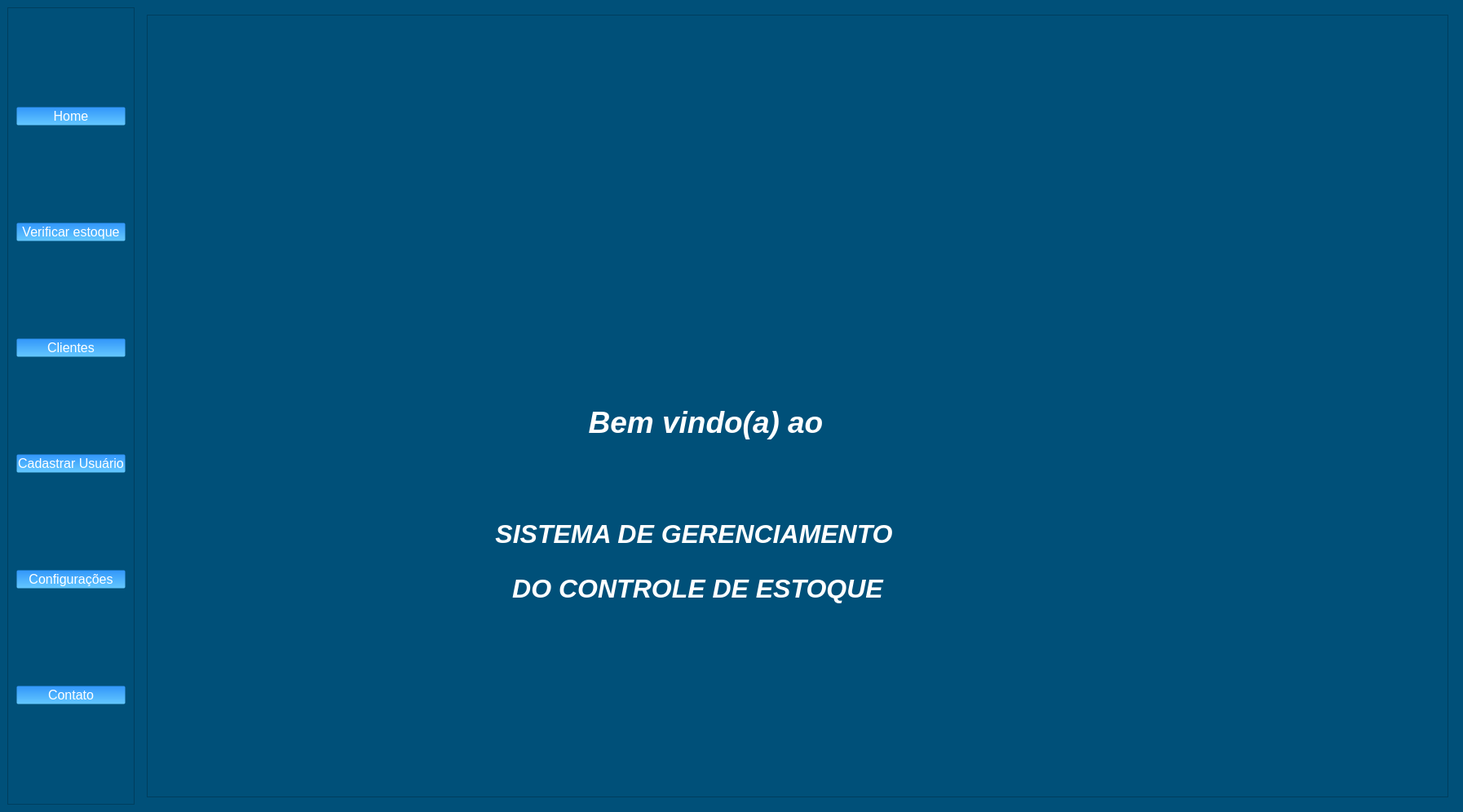
<?xml version="1.0" encoding="UTF-8"?>
<ui version="4.0">
 <class>MainWindow</class>
 <widget class="QMainWindow" name="MainWindow">
  <property name="geometry">
   <rect>
    <x>0</x>
    <y>0</y>
    <width>1794</width>
    <height>996</height>
   </rect>
  </property>
  <property name="windowTitle">
   <string>MainWindow</string>
  </property>
  <property name="styleSheet">
   <string notr="true">background-color: rgb(0, 80, 121);</string>
  </property>
  <widget class="QWidget" name="centralwidget">
   <layout class="QGridLayout" name="gridLayout_2">
    <item row="0" column="0">
     <widget class="QFrame" name="frame">
      <property name="styleSheet">
       <string notr="true">background-color: rgb(0, 80, 121);</string>
      </property>
      <property name="frameShape">
       <enum>QFrame::StyledPanel</enum>
      </property>
      <property name="frameShadow">
       <enum>QFrame::Raised</enum>
      </property>
      <layout class="QVBoxLayout" name="verticalLayout">
       <item>
        <widget class="QPushButton" name="btn_home">
         <property name="styleSheet">
          <string notr="true">QPushButton {
    color: rgb(255, 255, 255);
    border-radius: 3px;
    font-size: 16px;
    background: qlineargradient(x1:0, y1:0, x2:0, y2:1, stop:0 rgb(50, 150, 250), stop:1 rgb(100, 200, 255)); /* Gradiente de azul claro para azul mais claro */
    border: 3px solid transparent;
}

QPushButton:hover {
    background: qlineargradient(x1:0, y1:0, x2:0, y2:1, stop:0 rgb(100, 180, 255), stop:1 rgb(150, 220, 255)); /* Gradiente de azul mais claro para azul ainda mais claro */
    color: black;
}
</string>
         </property>
         <property name="text">
          <string>Home</string>
         </property>
        </widget>
       </item>
       <item>
        <widget class="QPushButton" name="btn_verificar_estoque">
         <property name="styleSheet">
          <string notr="true">QPushButton {
    color: rgb(255, 255, 255);
    border-radius: 3px;
    font-size: 16px;
    background: qlineargradient(x1:0, y1:0, x2:0, y2:1, stop:0 rgb(50, 150, 250), stop:1 rgb(100, 200, 255)); /* Gradiente de azul claro para azul mais claro */
    border: 3px solid transparent;
}

QPushButton:hover {
    background: qlineargradient(x1:0, y1:0, x2:0, y2:1, stop:0 rgb(100, 180, 255), stop:1 rgb(150, 220, 255)); /* Gradiente de azul mais claro para azul ainda mais claro */
    color: black;
}
</string>
         </property>
         <property name="text">
          <string>Verificar estoque</string>
         </property>
        </widget>
       </item>
       <item>
        <widget class="QPushButton" name="btn_clientes">
         <property name="styleSheet">
          <string notr="true">QPushButton {
    color: rgb(255, 255, 255);
    border-radius: 3px;
    font-size: 16px;
    background: qlineargradient(x1:0, y1:0, x2:0, y2:1, stop:0 rgb(50, 150, 250), stop:1 rgb(100, 200, 255)); /* Gradiente de azul claro para azul mais claro */
    border: 3px solid transparent;
}

QPushButton:hover {
    background: qlineargradient(x1:0, y1:0, x2:0, y2:1, stop:0 rgb(100, 180, 255), stop:1 rgb(150, 220, 255)); /* Gradiente de azul mais claro para azul ainda mais claro */
    color: black;
}
</string>
         </property>
         <property name="text">
          <string>Clientes</string>
         </property>
        </widget>
       </item>
       <item>
        <widget class="QPushButton" name="btn_cadastro_usuario">
         <property name="styleSheet">
          <string notr="true">QPushButton {
    color: rgb(255, 255, 255);
    border-radius: 3px;
    font-size: 16px;
    background: qlineargradient(x1:0, y1:0, x2:0, y2:1, stop:0 rgb(50, 150, 250), stop:1 rgb(100, 200, 255)); /* Gradiente de azul claro para azul mais claro */
    border: 3px solid transparent;
}

QPushButton:hover {
    background: qlineargradient(x1:0, y1:0, x2:0, y2:1, stop:0 rgb(100, 180, 255), stop:1 rgb(150, 220, 255)); /* Gradiente de azul mais claro para azul ainda mais claro */
    color: black;
}
</string>
         </property>
         <property name="text">
          <string>Cadastrar Usuário</string>
         </property>
        </widget>
       </item>
       <item>
        <widget class="QPushButton" name="btn_configuracoes">
         <property name="styleSheet">
          <string notr="true">QPushButton {
    color: rgb(255, 255, 255);
    border-radius: 3px;
    font-size: 16px;
    background: qlineargradient(x1:0, y1:0, x2:0, y2:1, stop:0 rgb(50, 150, 250), stop:1 rgb(100, 200, 255)); /* Gradiente de azul claro para azul mais claro */
    border: 3px solid transparent;
}

QPushButton:hover {
    background: qlineargradient(x1:0, y1:0, x2:0, y2:1, stop:0 rgb(100, 180, 255), stop:1 rgb(150, 220, 255)); /* Gradiente de azul mais claro para azul ainda mais claro */
    color: black;
}
</string>
         </property>
         <property name="text">
          <string>Configurações</string>
         </property>
        </widget>
       </item>
       <item>
        <widget class="QPushButton" name="btn_contato">
         <property name="styleSheet">
          <string notr="true">QPushButton {
    color: rgb(255, 255, 255);
    border-radius: 3px;
    font-size: 16px;
    background: qlineargradient(x1:0, y1:0, x2:0, y2:1, stop:0 rgb(50, 150, 250), stop:1 rgb(100, 200, 255)); /* Gradiente de azul claro para azul mais claro */
    border: 3px solid transparent;
}

QPushButton:hover {
    background: qlineargradient(x1:0, y1:0, x2:0, y2:1, stop:0 rgb(100, 180, 255), stop:1 rgb(150, 220, 255)); /* Gradiente de azul mais claro para azul ainda mais claro */
    color: black;
}
</string>
         </property>
         <property name="text">
          <string>Contato</string>
         </property>
        </widget>
       </item>
      </layout>
     </widget>
    </item>
    <item row="0" column="1">
     <widget class="QStackedWidget" name="Pages">
      <property name="styleSheet">
       <string notr="true">background-color: rgb(0, 80, 121);</string>
      </property>
      <property name="currentIndex">
       <number>0</number>
      </property>
      <widget class="QWidget" name="home_pag">
       <layout class="QVBoxLayout" name="verticalLayout_5">
        <item>
         <widget class="QFrame" name="frame_5">
          <property name="frameShape">
           <enum>QFrame::StyledPanel</enum>
          </property>
          <property name="frameShadow">
           <enum>QFrame::Raised</enum>
          </property>
          <widget class="QLabel" name="label">
           <property name="geometry">
            <rect>
             <x>350</x>
             <y>400</y>
             <width>651</width>
             <height>391</height>
            </rect>
           </property>
           <property name="styleSheet">
            <string notr="true">QLabel {
    color: white;
    text-align: center; /* Centraliza o texto horizontalmente */
    vertical-align: middle; /* Centraliza o texto verticalmente */
}
</string>
           </property>
           <property name="text">
            <string>&lt;html&gt;&lt;head/&gt;&lt;body&gt;&lt;p align=&quot;center&quot;&gt;&lt;span style=&quot; font-size:36pt; font-weight:600; font-style:italic; vertical-align:super;&quot;&gt;&lt;br/&gt;&lt;/span&gt;&lt;/p&gt;&lt;p align=&quot;center&quot;&gt;&lt;span style=&quot; font-weight:600;&quot;&gt;&lt;br/&gt;&lt;/span&gt;&lt;/p&gt;&lt;p align=&quot;center&quot;&gt;&lt;span style=&quot; font-size:36pt; font-weight:600; font-style:italic; vertical-align:super;&quot;&gt;&lt;br/&gt;SISTEMA DE GERENCIAMENTO &lt;/span&gt;&lt;/p&gt;&lt;p align=&quot;center&quot;&gt;&lt;span style=&quot; font-size:36pt; font-weight:600; font-style:italic; vertical-align:super;&quot;&gt;DO CONTROLE DE ESTOQUE&lt;/span&gt;&lt;/p&gt;&lt;/body&gt;&lt;/html&gt;</string>
           </property>
          </widget>
          <widget class="QLabel" name="label_imagem">
           <property name="geometry">
            <rect>
             <x>540</x>
             <y>60</y>
             <width>351</width>
             <height>321</height>
            </rect>
           </property>
           <property name="text">
            <string/>
           </property>
           <property name="pixmap">
            <pixmap>../OneDrive/Imagens/sistema-de-gerenciamento-de-conteudo.png</pixmap>
           </property>
           <property name="scaledContents">
            <bool>true</bool>
           </property>
          </widget>
          <widget class="QLabel" name="label_bem_vindo">
           <property name="geometry">
            <rect>
             <x>520</x>
             <y>470</y>
             <width>331</width>
             <height>61</height>
            </rect>
           </property>
           <property name="styleSheet">
            <string notr="true"/>
           </property>
           <property name="text">
            <string>&lt;html&gt;&lt;head/&gt;&lt;body&gt;&lt;p align=&quot;center&quot;&gt;&lt;span style=&quot; font-size:28pt; font-weight:600; font-style:italic; color:#ffffff;&quot;&gt;Bem vindo(a) ao&lt;/span&gt;&lt;/p&gt;&lt;/body&gt;&lt;/html&gt;</string>
           </property>
          </widget>
         </widget>
        </item>
       </layout>
      </widget>
      <widget class="QWidget" name="page_estoque">
       <layout class="QHBoxLayout" name="horizontalLayout_7">
        <item>
         <widget class="QTabWidget" name="tb_base">
          <property name="styleSheet">
           <string notr="true">background-color: rgb(0, 80, 121);</string>
          </property>
          <property name="currentIndex">
           <number>1</number>
          </property>
          <widget class="QWidget" name="tables_estoque">
           <attribute name="title">
            <string>Base</string>
           </attribute>
           <layout class="QVBoxLayout" name="verticalLayout_3">
            <item>
             <widget class="QLineEdit" name="linha_de_abrir_planilha">
              <property name="styleSheet">
               <string notr="true">QLineEdit {
    background-color: rgb(240, 240, 240); /* Cor de fundo cinza claro */
    border: 2px solid rgb(50, 150, 250); /* Borda azul */
    border-radius: 6px; /* Cantos arredondados */
    padding: 3px; /* Espaçamento interno */
}
</string>
              </property>
              <property name="alignment">
               <set>Qt::AlignCenter</set>
              </property>
              <property name="placeholderText">
               <string>O arquivo excel aparecerá aqui</string>
              </property>
             </widget>
            </item>
            <item>
             <widget class="QPushButton" name="btn_abrir_planilha">
              <property name="styleSheet">
               <string notr="true">QPushButton {
    color: rgb(255, 255, 255);
    border-radius: 3px;
    font-size: 16px;
    background: qlineargradient(x1:0, y1:0, x2:0, y2:1, stop:0 rgb(50, 150, 250), stop:1 rgb(100, 200, 255)); /* Gradiente de azul claro para azul mais claro */
    border: 3px solid transparent;
}

QPushButton:hover {
    background: qlineargradient(x1:0, y1:0, x2:0, y2:1, stop:0 rgb(100, 180, 255), stop:1 rgb(150, 220, 255)); /* Gradiente de azul mais claro para azul ainda mais claro */
    color: black;
}
</string>
              </property>
              <property name="text">
               <string>Abrir Planilha</string>
              </property>
             </widget>
            </item>
            <item>
             <widget class="QLabel" name="label_estoque">
              <property name="styleSheet">
               <string notr="true">QLabel {
    color: white;
    text-align: center; /* Centraliza o texto horizontalmente */
    vertical-align: middle; /* Centraliza o texto verticalmente */
}
</string>
              </property>
              <property name="text">
               <string>&lt;html&gt;&lt;head/&gt;&lt;body&gt;&lt;p&gt;&lt;span style=&quot; font-size:18pt; font-weight:600; font-style:italic;&quot;&gt;ESTOQUE&lt;/span&gt;&lt;/p&gt;&lt;/body&gt;&lt;/html&gt;</string>
              </property>
             </widget>
            </item>
            <item>
             <widget class="QTreeWidget" name="tabela_estoque">
              <column>
               <property name="text">
                <string>NFE</string>
               </property>
              </column>
              <column>
               <property name="text">
                <string>Série</string>
               </property>
              </column>
              <column>
               <property name="text">
                <string>Cliente</string>
               </property>
              </column>
              <column>
               <property name="text">
                <string>UF</string>
               </property>
              </column>
              <column>
               <property name="text">
                <string>Município</string>
               </property>
              </column>
              <column>
               <property name="text">
                <string>Cod Item</string>
               </property>
              </column>
              <column>
               <property name="text">
                <string>Quantidade</string>
               </property>
              </column>
              <column>
               <property name="text">
                <string>Descrição</string>
               </property>
              </column>
              <column>
               <property name="text">
                <string>UN</string>
               </property>
              </column>
              <column>
               <property name="text">
                <string>Espécie</string>
               </property>
              </column>
              <column>
               <property name="text">
                <string>Valor NFE</string>
               </property>
              </column>
              <column>
               <property name="text">
                <string>Data Importação</string>
               </property>
              </column>
              <column>
               <property name="text">
                <string>Usuário</string>
               </property>
              </column>
             </widget>
            </item>
            <item>
             <widget class="QFrame" name="frame_3">
              <property name="frameShape">
               <enum>QFrame::StyledPanel</enum>
              </property>
              <property name="frameShadow">
               <enum>QFrame::Raised</enum>
              </property>
              <layout class="QVBoxLayout" name="verticalLayout_4">
               <item>
                <widget class="QPushButton" name="btn_importar">
                 <property name="styleSheet">
                  <string notr="true">QPushButton {
    color: rgb(255, 255, 255);
    border-radius: 3px;
    font-size: 16px;
    background: qlineargradient(x1:0, y1:0, x2:0, y2:1, stop:0 rgb(50, 150, 250), stop:1 rgb(100, 200, 255)); /* Gradiente de azul claro para azul mais claro */
    border: 3px solid transparent;
}

QPushButton:hover {
    background: qlineargradient(x1:0, y1:0, x2:0, y2:1, stop:0 rgb(100, 180, 255), stop:1 rgb(150, 220, 255)); /* Gradiente de azul mais claro para azul ainda mais claro */
    color: black;
}
</string>
                 </property>
                 <property name="text">
                  <string>Importar</string>
                 </property>
                </widget>
               </item>
               <item>
                <widget class="QPushButton" name="btn_gerar_saida">
                 <property name="styleSheet">
                  <string notr="true">QPushButton {
    color: rgb(255, 255, 255);
    border-radius: 3px;
    font-size: 16px;
    background: qlineargradient(x1:0, y1:0, x2:0, y2:1, stop:0 rgb(50, 150, 250), stop:1 rgb(100, 200, 255)); /* Gradiente de azul claro para azul mais claro */
    border: 3px solid transparent;
}

QPushButton:hover {
    background: qlineargradient(x1:0, y1:0, x2:0, y2:1, stop:0 rgb(100, 180, 255), stop:1 rgb(150, 220, 255)); /* Gradiente de azul mais claro para azul ainda mais claro */
    color: black;
}
</string>
                 </property>
                 <property name="text">
                  <string>Gerar Saída</string>
                 </property>
                </widget>
               </item>
               <item>
                <widget class="QPushButton" name="btn_estorno">
                 <property name="styleSheet">
                  <string notr="true">QPushButton {
    color: rgb(255, 255, 255);
    border-radius: 3px;
    font-size: 16px;
    background: qlineargradient(x1:0, y1:0, x2:0, y2:1, stop:0 rgb(50, 150, 250), stop:1 rgb(100, 200, 255)); /* Gradiente de azul claro para azul mais claro */
    border: 3px solid transparent;
}

QPushButton:hover {
    background: qlineargradient(x1:0, y1:0, x2:0, y2:1, stop:0 rgb(100, 180, 255), stop:1 rgb(150, 220, 255)); /* Gradiente de azul mais claro para azul ainda mais claro */
    color: black;
}
</string>
                 </property>
                 <property name="text">
                  <string>Estorno</string>
                 </property>
                </widget>
               </item>
              </layout>
             </widget>
            </item>
            <item>
             <widget class="QLabel" name="label_saida">
              <property name="styleSheet">
               <string notr="true">QLabel {
    color: white;
    text-align: center; /* Centraliza o texto horizontalmente */
    vertical-align: middle; /* Centraliza o texto verticalmente */
}
</string>
              </property>
              <property name="text">
               <string>&lt;html&gt;&lt;head/&gt;&lt;body&gt;&lt;p&gt;&lt;span style=&quot; font-size:18pt; font-weight:600; font-style:italic;&quot;&gt;SAÍDA&lt;/span&gt;&lt;/p&gt;&lt;/body&gt;&lt;/html&gt;</string>
              </property>
             </widget>
            </item>
            <item>
             <widget class="QTreeWidget" name="tabela_saida">
              <column>
               <property name="text">
                <string>NFE</string>
               </property>
              </column>
              <column>
               <property name="text">
                <string>Série</string>
               </property>
              </column>
              <column>
               <property name="text">
                <string>Data Importação</string>
               </property>
              </column>
              <column>
               <property name="text">
                <string>Data Saída</string>
               </property>
              </column>
              <column>
               <property name="text">
                <string>Usuário</string>
               </property>
              </column>
             </widget>
            </item>
           </layout>
          </widget>
          <widget class="QWidget" name="tab_2">
           <attribute name="title">
            <string>Estoque</string>
           </attribute>
           <layout class="QVBoxLayout" name="verticalLayout_2">
            <item>
             <spacer name="verticalSpacer_6">
              <property name="orientation">
               <enum>Qt::Vertical</enum>
              </property>
              <property name="sizeType">
               <enum>QSizePolicy::Preferred</enum>
              </property>
              <property name="sizeHint" stdset="0">
               <size>
                <width>20</width>
                <height>40</height>
               </size>
              </property>
             </spacer>
            </item>
            <item>
             <widget class="QLabel" name="label_estoque_2">
              <property name="styleSheet">
               <string notr="true">QLabel {
    color: white;
    text-align: center; /* Centraliza o texto horizontalmente */
    vertical-align: middle; /* Centraliza o texto verticalmente */
}
</string>
              </property>
              <property name="text">
               <string>&lt;html&gt;&lt;head/&gt;&lt;body&gt;&lt;p align=&quot;center&quot;&gt;&lt;span style=&quot; font-size:28pt; font-weight:600; font-style:italic;&quot;&gt;ESTOQUE&lt;/span&gt;&lt;/p&gt;&lt;/body&gt;&lt;/html&gt;</string>
              </property>
             </widget>
            </item>
            <item>
             <spacer name="verticalSpacer_5">
              <property name="orientation">
               <enum>Qt::Vertical</enum>
              </property>
              <property name="sizeType">
               <enum>QSizePolicy::Preferred</enum>
              </property>
              <property name="sizeHint" stdset="0">
               <size>
                <width>20</width>
                <height>40</height>
               </size>
              </property>
             </spacer>
            </item>
            <item>
             <widget class="QPushButton" name="btn_grafico">
              <property name="styleSheet">
               <string notr="true">QPushButton {
    color: rgb(255, 255, 255);
    border-radius: 3px;
    font-size: 16px;
    background: qlineargradient(x1:0, y1:0, x2:0, y2:1, stop:0 rgb(50, 150, 250), stop:1 rgb(100, 200, 255)); /* Gradiente de azul claro para azul mais claro */
    border: 3px solid transparent;
}

QPushButton:hover {
    background: qlineargradient(x1:0, y1:0, x2:0, y2:1, stop:0 rgb(100, 180, 255), stop:1 rgb(150, 220, 255)); /* Gradiente de azul mais claro para azul ainda mais claro */
    color: black;
}
</string>
              </property>
              <property name="text">
               <string>Gerar Gráfico</string>
              </property>
             </widget>
            </item>
            <item>
             <widget class="QPushButton" name="btn_excel">
              <property name="styleSheet">
               <string notr="true">QPushButton {
    color: rgb(255, 255, 255);
    border-radius: 3px;
    font-size: 16px;
    background: qlineargradient(x1:0, y1:0, x2:0, y2:1, stop:0 rgb(50, 150, 250), stop:1 rgb(100, 200, 255)); /* Gradiente de azul claro para azul mais claro */
    border: 3px solid transparent;
}

QPushButton:hover {
    background: qlineargradient(x1:0, y1:0, x2:0, y2:1, stop:0 rgb(100, 180, 255), stop:1 rgb(150, 220, 255)); /* Gradiente de azul mais claro para azul ainda mais claro */
    color: black;
}
</string>
              </property>
              <property name="text">
               <string>Gerar Excel</string>
              </property>
             </widget>
            </item>
            <item>
             <widget class="QLineEdit" name="txt_filtro">
              <property name="styleSheet">
               <string notr="true">QLineEdit {
    background-color: rgb(240, 240, 240); /* Cor de fundo cinza claro */
    border: 2px solid rgb(50, 150, 250); /* Borda azul */
    border-radius: 6px; /* Cantos arredondados */
    padding: 3px; /* Espaçamento interno */
}
</string>
              </property>
              <property name="alignment">
               <set>Qt::AlignCenter</set>
              </property>
              <property name="placeholderText">
               <string>Filtro</string>
              </property>
             </widget>
            </item>
            <item>
             <widget class="Line" name="line">
              <property name="orientation">
               <enum>Qt::Vertical</enum>
              </property>
             </widget>
            </item>
            <item>
             <spacer name="verticalSpacer_4">
              <property name="orientation">
               <enum>Qt::Vertical</enum>
              </property>
              <property name="sizeType">
               <enum>QSizePolicy::Preferred</enum>
              </property>
              <property name="sizeHint" stdset="0">
               <size>
                <width>100</width>
                <height>50</height>
               </size>
              </property>
             </spacer>
            </item>
            <item>
             <widget class="QTableView" name="tableView"/>
            </item>
           </layout>
          </widget>
         </widget>
        </item>
       </layout>
      </widget>
      <widget class="QWidget" name="pg_cliente">
       <widget class="QLabel" name="label_cliente">
        <property name="geometry">
         <rect>
          <x>370</x>
          <y>340</y>
          <width>47</width>
          <height>13</height>
         </rect>
        </property>
        <property name="text">
         <string>CLIENTE</string>
        </property>
       </widget>
      </widget>
      <widget class="QWidget" name="pg_cadastro_usuario">
       <property name="styleSheet">
        <string notr="true">background-color: rgb(0, 80, 121);</string>
       </property>
       <layout class="QVBoxLayout" name="verticalLayout_6">
        <item>
         <widget class="QLabel" name="label_tela">
          <property name="styleSheet">
           <string notr="true">QLabel {
    color: white;
    text-align: center; /* Centraliza o texto horizontalmente */
    vertical-align: middle; /* Centraliza o texto verticalmente */
}
</string>
          </property>
          <property name="text">
           <string>&lt;html&gt;&lt;head/&gt;&lt;body&gt;&lt;p align=&quot;center&quot;&gt;&lt;span style=&quot; font-size:20pt; font-weight:600; font-style:italic;&quot;&gt;TELA PARA CADASTRAMENTO DE USUÁRIO&lt;/span&gt;&lt;/p&gt;&lt;/body&gt;&lt;/html&gt;</string>
          </property>
         </widget>
        </item>
        <item>
         <spacer name="verticalSpacer_3">
          <property name="orientation">
           <enum>Qt::Vertical</enum>
          </property>
          <property name="sizeHint" stdset="0">
           <size>
            <width>20</width>
            <height>40</height>
           </size>
          </property>
         </spacer>
        </item>
        <item>
         <widget class="QLabel" name="label_cadastro">
          <property name="styleSheet">
           <string notr="true">QLabel {
    color: white;
    text-align: center; /* Centraliza o texto horizontalmente */
    vertical-align: middle; /* Centraliza o texto verticalmente */
}
</string>
          </property>
          <property name="text">
           <string>&lt;html&gt;&lt;head/&gt;&lt;body&gt;&lt;p align=&quot;center&quot;&gt;&lt;span style=&quot; font-size:12pt; font-weight:600; font-style:italic;&quot;&gt;Cadastrar Usuário&lt;/span&gt;&lt;/p&gt;&lt;/body&gt;&lt;/html&gt;</string>
          </property>
         </widget>
        </item>
        <item>
         <layout class="QGridLayout" name="gridLayout">
          <property name="leftMargin">
           <number>0</number>
          </property>
          <item row="0" column="4">
           <widget class="QLineEdit" name="txt_usuario">
            <property name="styleSheet">
             <string notr="true">QLineEdit {
    background-color: rgb(240, 240, 240); /* Cor de fundo cinza claro */
    border: 2px solid rgb(50, 150, 250); /* Borda azul */
    border-radius: 6px; /* Cantos arredondados */
    padding: 3px; /* Espaçamento interno */
}
</string>
            </property>
           </widget>
          </item>
          <item row="0" column="2">
           <widget class="QLineEdit" name="txt_nome">
            <property name="styleSheet">
             <string notr="true">QLineEdit {
    background-color: rgb(240, 240, 240); /* Cor de fundo cinza claro */
    border: 2px solid rgb(50, 150, 250); /* Borda azul */
    border-radius: 6px; /* Cantos arredondados */
    padding: 3px; /* Espaçamento interno */
}
</string>
            </property>
           </widget>
          </item>
          <item row="0" column="1">
           <widget class="QLabel" name="label_nome">
            <property name="text">
             <string>NOME:</string>
            </property>
           </widget>
          </item>
          <item row="0" column="3">
           <widget class="QLabel" name="label_usuario">
            <property name="text">
             <string>USUÁRIO:</string>
            </property>
           </widget>
          </item>
         </layout>
        </item>
        <item>
         <layout class="QHBoxLayout" name="horizontalLayout_3">
          <item>
           <widget class="QLabel" name="label_cpf">
            <property name="text">
             <string>CPF:</string>
            </property>
           </widget>
          </item>
          <item>
           <widget class="QLineEdit" name="txt_cpf">
            <property name="styleSheet">
             <string notr="true">QLineEdit {
    background-color: rgb(240, 240, 240); /* Cor de fundo cinza claro */
    border: 2px solid rgb(50, 150, 250); /* Borda azul */
    border-radius: 6px; /* Cantos arredondados */
    padding: 3px; /* Espaçamento interno */
}
</string>
            </property>
           </widget>
          </item>
          <item>
           <widget class="QLabel" name="label_endereco">
            <property name="text">
             <string>ENDEREÇO:</string>
            </property>
           </widget>
          </item>
          <item>
           <widget class="QLineEdit" name="txt_endereco">
            <property name="styleSheet">
             <string notr="true">QLineEdit {
    background-color: rgb(240, 240, 240); /* Cor de fundo cinza claro */
    border: 2px solid rgb(50, 150, 250); /* Borda azul */
    border-radius: 6px; /* Cantos arredondados */
    padding: 3px; /* Espaçamento interno */
}
</string>
            </property>
           </widget>
          </item>
         </layout>
        </item>
        <item>
         <layout class="QHBoxLayout" name="horizontalLayout_5">
          <item>
           <widget class="QLabel" name="label_email">
            <property name="text">
             <string>E-MAIL:</string>
            </property>
           </widget>
          </item>
          <item>
           <widget class="QLineEdit" name="txt_email">
            <property name="styleSheet">
             <string notr="true">QLineEdit {
    background-color: rgb(240, 240, 240); /* Cor de fundo cinza claro */
    border: 2px solid rgb(50, 150, 250); /* Borda azul */
    border-radius: 6px; /* Cantos arredondados */
    padding: 3px; /* Espaçamento interno */
}
</string>
            </property>
           </widget>
          </item>
          <item>
           <widget class="QLabel" name="label_estado">
            <property name="text">
             <string>ESTADO:</string>
            </property>
           </widget>
          </item>
          <item>
           <widget class="QLineEdit" name="txt_estado">
            <property name="styleSheet">
             <string notr="true">QLineEdit {
    background-color: rgb(240, 240, 240); /* Cor de fundo cinza claro */
    border: 2px solid rgb(50, 150, 250); /* Borda azul */
    border-radius: 6px; /* Cantos arredondados */
    padding: 3px; /* Espaçamento interno */
}
</string>
            </property>
           </widget>
          </item>
         </layout>
        </item>
        <item>
         <layout class="QHBoxLayout" name="horizontalLayout_6">
          <item>
           <widget class="QLabel" name="label_numero">
            <property name="text">
             <string>NÚMERO:</string>
            </property>
           </widget>
          </item>
          <item>
           <widget class="QLineEdit" name="txt_numero">
            <property name="styleSheet">
             <string notr="true">QLineEdit {
    background-color: rgb(240, 240, 240); /* Cor de fundo cinza claro */
    border: 2px solid rgb(50, 150, 250); /* Borda azul */
    border-radius: 6px; /* Cantos arredondados */
    padding: 3px; /* Espaçamento interno */
}
</string>
            </property>
           </widget>
          </item>
          <item>
           <widget class="QLabel" name="label_cep">
            <property name="text">
             <string>CEP:</string>
            </property>
           </widget>
          </item>
          <item>
           <widget class="QLineEdit" name="txt_cep">
            <property name="styleSheet">
             <string notr="true">QLineEdit {
    background-color: rgb(240, 240, 240); /* Cor de fundo cinza claro */
    border: 2px solid rgb(50, 150, 250); /* Borda azul */
    border-radius: 6px; /* Cantos arredondados */
    padding: 3px; /* Espaçamento interno */
}
</string>
            </property>
           </widget>
          </item>
         </layout>
        </item>
        <item>
         <layout class="QHBoxLayout" name="horizontalLayout_9">
          <item>
           <widget class="QLabel" name="label_senha">
            <property name="text">
             <string>SENHA:</string>
            </property>
           </widget>
          </item>
          <item>
           <widget class="QLineEdit" name="txt_senha">
            <property name="styleSheet">
             <string notr="true">QLineEdit {
    background-color: rgb(240, 240, 240); /* Cor de fundo cinza claro */
    border: 2px solid rgb(50, 150, 250); /* Borda azul */
    border-radius: 6px; /* Cantos arredondados */
    padding: 3px; /* Espaçamento interno */
}
</string>
            </property>
           </widget>
          </item>
          <item>
           <widget class="QLabel" name="label_confirmar_senha">
            <property name="text">
             <string>CONFIRMAR SENHA:</string>
            </property>
           </widget>
          </item>
          <item>
           <widget class="QLineEdit" name="txt_confirmar_senha">
            <property name="styleSheet">
             <string notr="true">QLineEdit {
    background-color: rgb(240, 240, 240); /* Cor de fundo cinza claro */
    border: 2px solid rgb(50, 150, 250); /* Borda azul */
    border-radius: 6px; /* Cantos arredondados */
    padding: 3px; /* Espaçamento interno */
}
</string>
            </property>
           </widget>
          </item>
         </layout>
        </item>
        <item>
         <layout class="QHBoxLayout" name="horizontalLayout_11">
          <item>
           <widget class="QLabel" name="label_perfil">
            <property name="enabled">
             <bool>true</bool>
            </property>
            <property name="text">
             <string>PERFIL:</string>
            </property>
           </widget>
          </item>
          <item>
           <widget class="QComboBox" name="comboBox">
            <property name="styleSheet">
             <string notr="true">QComboBox {
    background-color: white;
    color: black;
    border: 1px solid #999;
    border-radius: 3px;
    padding: 1px 18px 1px 3px;
    min-width: 6em;
    selection-background-color: #ddd;
}

QComboBox::drop-down {
    subcontrol-origin: padding;
    subcontrol-position: right center;
    width: 20px; /* Aumenta a largura do botão de dropdown */
    border-left: 1px solid #999; /* Adiciona uma borda à esquerda do botão de dropdown */
    background-color: qlineargradient(x1:0, y1:0, x2:1, y2:0,
                                      stop:0 #eee, stop:1 #ddd);
}

QComboBox::down-arrow {
    image: url(down_arrow.png); /* Ícone do botão de dropdown */
}
</string>
            </property>
            <item>
             <property name="text">
              <string>Usuário</string>
             </property>
            </item>
            <item>
             <property name="text">
              <string>Administrador</string>
             </property>
            </item>
           </widget>
          </item>
         </layout>
        </item>
        <item>
         <spacer name="verticalSpacer_2">
          <property name="orientation">
           <enum>Qt::Vertical</enum>
          </property>
          <property name="sizeHint" stdset="0">
           <size>
            <width>20</width>
            <height>40</height>
           </size>
          </property>
         </spacer>
        </item>
        <item>
         <spacer name="verticalSpacer">
          <property name="orientation">
           <enum>Qt::Vertical</enum>
          </property>
          <property name="sizeType">
           <enum>QSizePolicy::Preferred</enum>
          </property>
          <property name="sizeHint" stdset="0">
           <size>
            <width>200</width>
            <height>500</height>
           </size>
          </property>
         </spacer>
        </item>
        <item>
         <widget class="QPushButton" name="btn_fazer_cadastro">
          <property name="styleSheet">
           <string notr="true">QPushButton {
    color: rgb(255, 255, 255);
    border-radius: 3px;
    font-size: 16px;
    background: qlineargradient(x1:0, y1:0, x2:0, y2:1, stop:0 rgb(50, 150, 250), stop:1 rgb(100, 200, 255)); /* Gradiente de azul claro para azul mais claro */
    border: 3px solid transparent;
}

QPushButton:hover {
    background: qlineargradient(x1:0, y1:0, x2:0, y2:1, stop:0 rgb(100, 180, 255), stop:1 rgb(150, 220, 255)); /* Gradiente de azul mais claro para azul ainda mais claro */
    color: black;
}
</string>
          </property>
          <property name="text">
           <string>Fazer Cadastro</string>
          </property>
         </widget>
        </item>
       </layout>
      </widget>
      <widget class="QWidget" name="pg_sobre">
       <widget class="QLabel" name="pag_sobre">
        <property name="geometry">
         <rect>
          <x>300</x>
          <y>160</y>
          <width>181</width>
          <height>131</height>
         </rect>
        </property>
        <property name="text">
         <string>&lt;html&gt;&lt;head/&gt;&lt;body&gt;&lt;p align=&quot;center&quot;&gt;&lt;span style=&quot; font-size:16pt; font-weight:600; font-style:italic;&quot;&gt;SOBRE&lt;/span&gt;&lt;/p&gt;&lt;/body&gt;&lt;/html&gt;</string>
        </property>
       </widget>
      </widget>
      <widget class="QWidget" name="pg_configuracoes">
       <widget class="QLabel" name="label_configuracoes">
        <property name="geometry">
         <rect>
          <x>310</x>
          <y>230</y>
          <width>291</width>
          <height>161</height>
         </rect>
        </property>
        <property name="text">
         <string>CONFIGURAÇÕES</string>
        </property>
       </widget>
      </widget>
      <widget class="QWidget" name="pg_contato">
       <widget class="QFrame" name="frame_4">
        <property name="geometry">
         <rect>
          <x>-240</x>
          <y>-260</y>
          <width>1911</width>
          <height>1251</height>
         </rect>
        </property>
        <property name="sizePolicy">
         <sizepolicy hsizetype="Maximum" vsizetype="Minimum">
          <horstretch>0</horstretch>
          <verstretch>0</verstretch>
         </sizepolicy>
        </property>
        <property name="frameShape">
         <enum>QFrame::StyledPanel</enum>
        </property>
        <property name="frameShadow">
         <enum>QFrame::Raised</enum>
        </property>
        <widget class="QLabel" name="label_informacoes">
         <property name="geometry">
          <rect>
           <x>850</x>
           <y>330</y>
           <width>371</width>
           <height>281</height>
          </rect>
         </property>
         <property name="text">
          <string>&lt;html&gt;&lt;head/&gt;&lt;body&gt;&lt;p align=&quot;center&quot;&gt;&lt;span style=&quot; font-size:14pt; font-weight:600; font-style:italic; color:#000000;&quot;&gt;DESENVOLVIDO E PUBLICADO POR:&lt;/span&gt;&lt;/p&gt;&lt;p align=&quot;center&quot;&gt;&lt;span style=&quot; font-size:12pt; font-weight:600; font-style:italic; color:#0000ff;&quot;&gt;KEVEN LUCAS&lt;/span&gt;&lt;/p&gt;&lt;/body&gt;&lt;/html&gt;</string>
         </property>
         <property name="scaledContents">
          <bool>false</bool>
         </property>
         <property name="alignment">
          <set>Qt::AlignCenter</set>
         </property>
        </widget>
       </widget>
      </widget>
     </widget>
    </item>
   </layout>
  </widget>
 </widget>
 <resources/>
 <connections/>
</ui>
